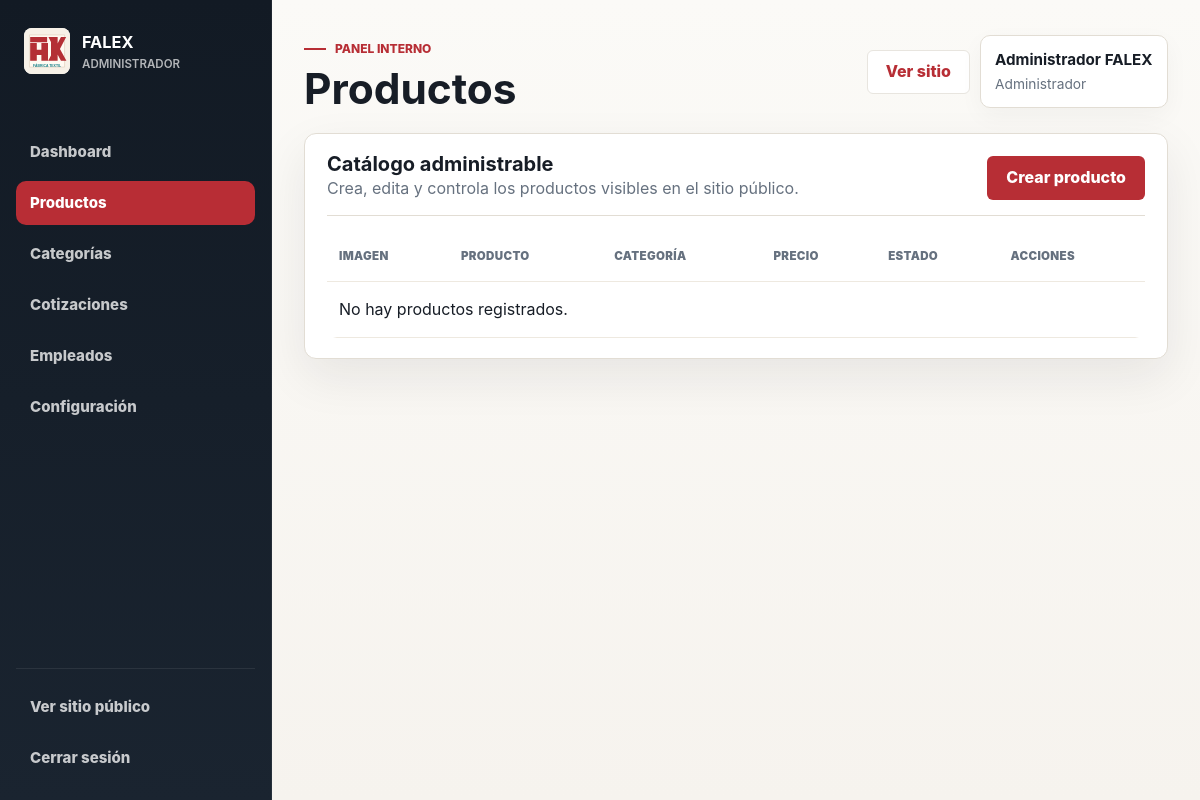
Page /admin/products.php (signed in) on the committed database.
### tables this page shows
CREATE TABLE IF NOT EXISTS usuarios (
  id INT AUTO_INCREMENT PRIMARY KEY,
  nombre VARCHAR(120) NOT NULL,
  correo VARCHAR(160) NOT NULL,
  usuario VARCHAR(80) NOT NULL UNIQUE,
  password_hash VARCHAR(255) NOT NULL,
  rol ENUM('administrador', 'empleado') NOT NULL DEFAULT 'empleado',
  estado ENUM('activo', 'inactivo') NOT NULL DEFAULT 'activo',
  fecha_creacion TIMESTAMP NOT NULL DEFAULT CURRENT_TIMESTAMP
);

### includes/helpers.php (called while the page is built, shortened)
<?php
function e(?string $value): string
{
    return htmlspecialchars((string) $value, ENT_QUOTES, 'UTF-8');
}
function url(string $path = ''): string
{
    $base = rtrim(dirname($_SERVER['SCRIPT_NAME']), '/\\');
    if (str_contains($base, '/admin')) {
        $base = dirname($base);
    }
    return ($base === '/' ? '' : $base) . '/' . ltrim($path, '/');
}

### config/database.php (called while the page is built, shortened)
<?php
function db(): PDO
{
    static $pdo = null;
    if ($pdo instanceof PDO) {
        return $pdo;
    }
    $dsn = 'mysql:host=' . DB_HOST . ';port=' . DB_PORT . ';dbname=' . DB_NAME . ';charset=' . DB_CHARSET;
    $pdo = new PDO($dsn, DB_USER, DB_PASS, [
        PDO::ATTR_ERRMODE => PDO::ERRMODE_EXCEPTION,
        PDO::ATTR_DEFAULT_FETCH_MODE => PDO::FETCH_ASSOC,
        PDO::ATTR_EMULATE_PREPARES => false,
        PDO::ATTR_TIMEOUT => 3,
    ]);
    return $pdo;
}

### includes/auth.php (called while the page is built, shortened)
<?php
require_once __DIR__ . '/../config/database.php';
require_once __DIR__ . '/helpers.php';
function current_user(): ?array
{
    static $user = null;
    if ($user !== null) {
        return $user;
    }
    try {
        $stmt = db()->prepare('SELECT id, nombre, correo, usuario, rol, estado FROM usuarios WHERE id = ? LIMIT 1');
        $stmt->execute([$_SESSION['user_id']]);
        $user = $stmt->fetch() ?: null;
    } catch (PDOException) {
        return null;
    }
    return $user;
}
function require_login(): void
{
    if (!current_user()) {
        redirect('login.php');
    }
}

### includes/admin_layout.php (the view, shortened to what this page needs)
<?php
require_once __DIR__ . '/auth.php';
function admin_header(string $title): void
{
    require_login();
    $user = current_user();
    $current = basename($_SERVER['SCRIPT_NAME']);
    $menu = [
        ['Dashboard', 'index.php', ['index.php']],
        ['Productos', 'products.php', ['products.php', 'product_form.php']],
        ['Categorías', 'categories.php', ['categories.php']],
    ];
    if (is_admin()) {
        $menu[] = ['Cotizaciones', 'quotes.php', ['quotes.php']];
        $menu[] = ['Empleados', 'employees.php', ['employees.php']];
        $menu[] = ['Configuración', 'settings.php', ['settings.php']];
    }
    ?>
<!DOCTYPE html>
<html lang="es">
<head>
  <link rel="stylesheet" href="<?= e(url('css/styles.css?v=' . filemtime(__DIR__ . '/../css/styles.css'))) ?>">
  <link rel="stylesheet" href="<?= e(url('css/admin.css?v=' . filemtime(__DIR__ . '/../css/admin.css'))) ?>">
</head>
<body class="admin-body">
  <aside class="admin-sidebar">
    <a class="brand admin-brand" href="<?= e(url('admin/index.php')) ?>">
      <img src="<?= e(url('assets/logo-falex.svg')) ?>" alt="FALEX" width="62" height="62">
      <span><strong>FALEX</strong><small><?= e($user['rol']) ?></small></span>
    </a>
    <nav class="admin-menu" aria-label="Panel administrativo">
      <?php foreach ($menu as [$label, $href, $matches]): ?>
        <a class="<?= in_array($current, $matches, true) ? 'active' : '' ?>" href="<?= e(url('admin/' . $href)) ?>"><?= e($label) ?></a>
      <?php endforeach; ?>
    </nav>
    <div class="admin-sidebar-footer">
      <a href="<?= e(url('index.php')) ?>" target="_blank" rel="noopener">Ver sitio público</a>
      <a href="<?= e(url('logout.php')) ?>">Cerrar sesión</a>
    </div>
  </aside>
  <main class="admin-main">
    <header class="admin-topbar">
      <div>
        <p class="eyebrow">Panel interno</p>
        <h1><?= e($title) ?></h1>
      </div>
      <div class="admin-topbar-actions">
        <a class="btn btn-secondary" href="<?= e(url('index.php')) ?>" target="_blank" rel="noopener">Ver sitio</a>
        <div class="admin-user">
          <strong><?= e($user['nombre']) ?></strong>
          <span><?= e($user['rol']) ?></span>
        </div>
      </div>
    </header>
    <?php
}
function admin_footer(): void
{
    ?>
  </main>
</body>
</html>
    <?php
}

### css/admin.css (style rules this page uses)
:root { --admin-bg: #f6f3ee; --admin-panel: #ffffff; --admin-ink: #171d26; --admin-muted: #66717f; --admin-line: #e2ddd4; --admin-soft: #faf8f4; --admin-brand: #b82d35; --admin-brand-dark: #8f2027; --admin-sidebar: #121a24; --admin-sidebar-soft: #1a2430; --admin-shadow: 0 18px 48px rgba(23, 29, 38, 0.08); }
body.admin-body { min-height: 100vh; display: grid; grid-template-columns: 272px minmax(0, 1fr); color: var(--admin-ink); background: linear-gradient(180deg, #fbfaf7 0%, var(--admin-bg) 100%), linear-gradient(90deg, rgba(23, 29, 38, 0.025) 1px, transparent 1px); background-size: auto, 48px 48px; }
body.admin-body::before { content: none; }
.admin-sidebar { position: sticky; top: 0; height: 100vh; display: flex; flex-direction: column; gap: 18px; padding: 20px 16px; overflow-y: auto; background: linear-gradient(180deg, var(--admin-sidebar), var(--admin-sidebar-soft)); }
.admin-brand { gap: 12px; min-width: 0; padding: 8px; }
.admin-brand img { width: 46px; height: 46px; border: 0; border-radius: 8px; box-shadow: none; }
.admin-brand strong { color: #fff; font-size: 1.02rem; }
.admin-brand small { max-width: 150px; overflow: hidden; color: rgba(255, 255, 255, 0.68); font-size: 0.72rem; text-overflow: ellipsis; white-space: nowrap; }
.admin-menu, .admin-sidebar-footer { display: grid; gap: 7px; }
.admin-menu { margin-top: 4px; }
.admin-sidebar-footer { margin-top: auto; padding-top: 16px; border-top: 1px solid rgba(255, 255, 255, 0.08); }
.admin-menu a, .admin-sidebar-footer a { min-height: 44px; display: flex; align-items: center; padding: 10px 14px; border-radius: 10px; color: rgba(255, 255, 255, 0.76); font-size: 0.94rem; font-weight: 800; }
.admin-menu a.active { color: #fff; background: var(--admin-brand); }
.admin-main { width: min(100%, 1280px); padding: 30px 32px 56px; }
.admin-topbar { display: flex; align-items: flex-start; justify-content: space-between; gap: 20px; margin-bottom: 22px; }
.admin-topbar .eyebrow { margin-bottom: 8px; }
.admin-topbar h1 { margin: 0; font-size: clamp(2.15rem, 3vw, 3.2rem); line-height: 1.02; }
.admin-topbar-actions { display: flex; align-items: center; gap: 10px; flex-shrink: 0; }
.admin-user { min-width: 188px; padding: 12px 14px; border: 1px solid var(--admin-line); border-radius: 10px; background: #fff; box-shadow: 0 8px 24px rgba(23, 29, 38, 0.04); }
.admin-user strong, .admin-user span { display: block; }
.admin-user span { color: var(--admin-muted); font-size: 0.86rem; }

### rows in the picture
usuarios: rol "ADMINISTRADOR", nombre "Administrador FALEX", rol "Administrador"

### other values in the picture
$label "Dashboard"
$label "Productos"
$label "Categorías"
$label "Cotizaciones"
$label "Empleados"
$label "Configuración"
$title "Productos"
